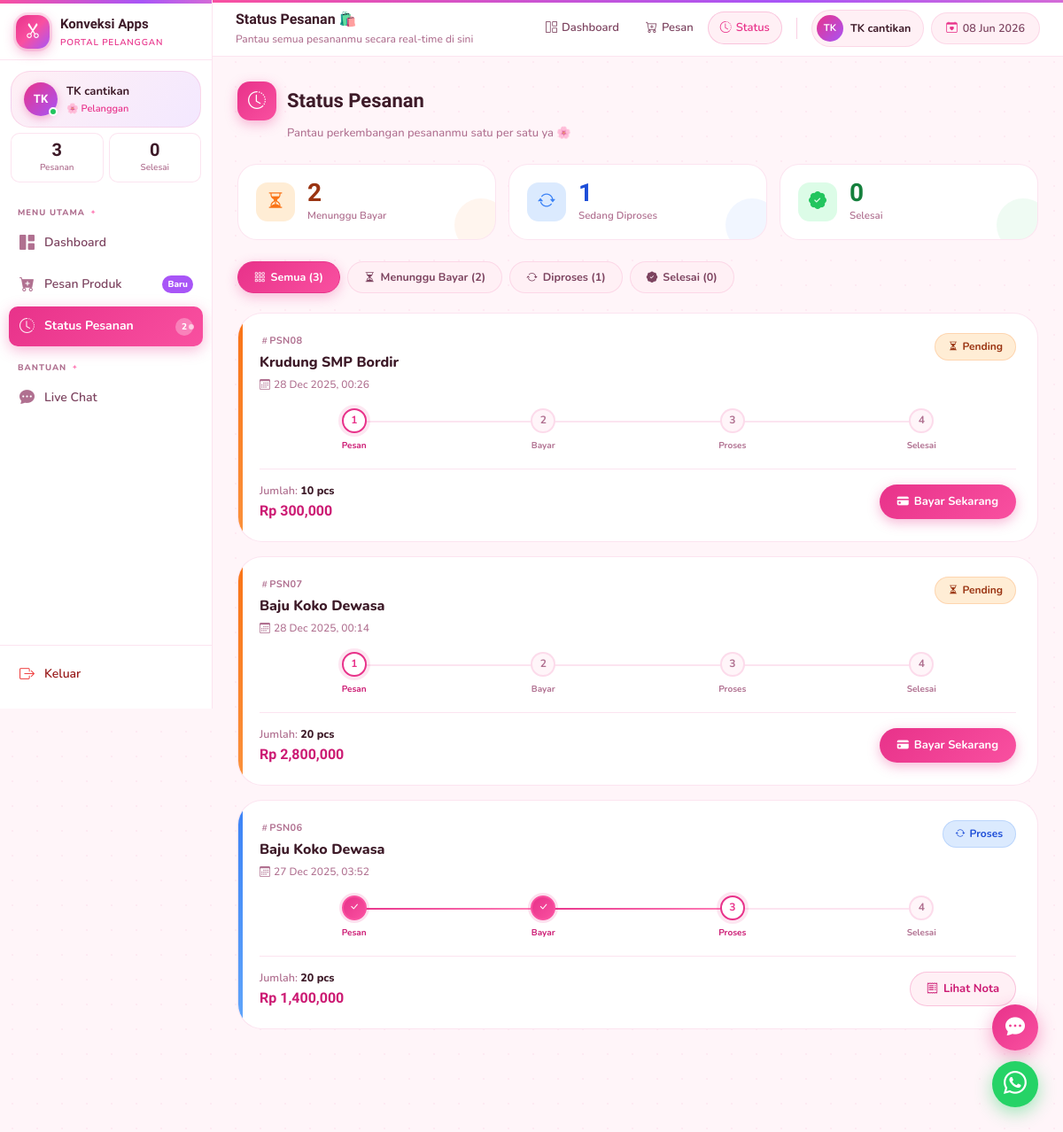
/pelanggan/status_pesanan.php (signed in), run on the app's committed database.
### tables this page shows
CREATE TABLE `detail_pesanan` (
  `ID_DETAIL` int(11) NOT NULL,
  `ID_PESANAN` varchar(10) DEFAULT NULL,
  `ID_PRODUK` varchar(10) DEFAULT NULL,
  `JUMLAH` int(11) NOT NULL,
  `UKURAN` varchar(10) DEFAULT NULL,
  `SUBTOTAL` decimal(10,0) NOT NULL
);

CREATE TABLE `pesanan` (
  `ID_PESANAN` varchar(10) NOT NULL,
  `ID_OWNER` varchar(10) DEFAULT NULL,
  `ID_PELANGGAN` varchar(10) DEFAULT NULL,
  `WAKTU_PESAN` datetime NOT NULL,
  `TOTAL_HARGA` decimal(10,0) NOT NULL,
  `STATUS` varchar(10) NOT NULL,
  `ID_PENJAHIT` varchar(10) DEFAULT NULL
);

CREATE TABLE `produk` (
  `ID_PRODUK` varchar(10) NOT NULL COMMENT 'ID unik untuk produk',
  `NAMA_PRODUK` varchar(25) NOT NULL COMMENT 'Nama produk',
  `JENIS_BAHAN` varchar(25) NOT NULL COMMENT 'Jenis bahan yang digunakan',
  `UKURAN` varchar(100) NOT NULL COMMENT 'Ukuran produk',
  `HARGA` decimal(10,2) NOT NULL COMMENT 'Harga produk'
);

### pelanggan/status_pesanan.php (the view, shortened to what this page needs)
<?php
include "../config/koneksi.php";
$id_pelanggan = $_SESSION['id'];
$nama_user    = $_SESSION['user'];
$initials     = strtoupper(substr($nama_user, 0, 2));
$total_pesan   = mysqli_fetch_assoc(mysqli_query($koneksi, "SELECT COUNT(*) AS n FROM pesanan WHERE ID_PELANGGAN='$id_pelanggan'"))['n'];
$total_pending = mysqli_fetch_assoc(mysqli_query($koneksi, "SELECT COUNT(*) AS n FROM pesanan WHERE ID_PELANGGAN='$id_pelanggan' AND STATUS='Pending'"))['n'];
$total_proses  = mysqli_fetch_assoc(mysqli_query($koneksi, "SELECT COUNT(*) AS n FROM pesanan WHERE ID_PELANGGAN='$id_pelanggan' AND STATUS='Proses'"))['n'];
$total_selesai = mysqli_fetch_assoc(mysqli_query($koneksi, "SELECT COUNT(*) AS n FROM pesanan WHERE ID_PELANGGAN='$id_pelanggan' AND STATUS='Selesai'"))['n'];
$q_status = mysqli_query($koneksi, "SELECT p.*, pr.NAMA_PRODUK, dp.JUMLAH
    FROM pesanan p
    JOIN detail_pesanan dp ON p.ID_PESANAN = dp.ID_PESANAN
    JOIN produk pr ON dp.ID_PRODUK = pr.ID_PRODUK
    WHERE p.ID_PELANGGAN = '$id_pelanggan'
    ORDER BY p.WAKTU_PESAN DESC");
$pesanan_list = [];
while ($s = mysqli_fetch_assoc($q_status)) $pesanan_list[] = $s;
?>
<!DOCTYPE html>
<html lang="id">
<head>
<link href="https://cdn.jsdelivr.net/npm/bootstrap-icons@1.11.3/font/bootstrap-icons.css" rel="stylesheet">
</head>
<body>
<aside class="sidebar">
    <a href="dashboard.php" class="sb-brand">
        <div class="brand-mark"><i class="bi bi-scissors"></i></div>
        <div>
            <div class="brand-name">Konveksi Apps</div>
            <div class="brand-sub">Portal Pelanggan</div>
        </div>
    </a>
    <div class="sb-user">
        <div class="user-av"><?= $initials ?></div>
        <div style="overflow:hidden;min-width:0">
            <div class="user-name"><?= htmlspecialchars($nama_user) ?></div>
            <div class="user-role">🌸 Pelanggan</div>
        </div>
    </div>
    <div class="sb-mini-stats">
        <div class="sb-mini-stat">
            <div class="sb-mini-n"><?= $total_pesan ?></div>
            <div class="sb-mini-l">Pesanan</div>
        </div>
        <div class="sb-mini-stat">
            <div class="sb-mini-n"><?= $total_selesai ?></div>
            <div class="sb-mini-l">Selesai</div>
        </div>
    </div>
    <nav class="sb-nav">
        <div class="nav-group-label">Menu Utama</div>
        <a class="nav-item" href="dashboard.php"><i class="bi bi-grid-1x2-fill"></i> Dashboard</a>
        <a class="nav-item" href="pesan.php">
            <i class="bi bi-cart-plus-fill"></i> Pesan Produk
            <span class="nav-pill pill-new">Baru</span>
        </a>
        <a class="nav-item active" href="status_pesanan.php">
            <i class="bi bi-clock-history"></i> Status Pesanan
            <?php if ($total_pending > 0): ?><span class="nav-pill pill-pink pulse"><?= $total_pending ?></span><?php endif; ?>
        </a>
        <div class="nav-group-label">Bantuan</div>
        <a class="nav-item" href="chat.php"><i class="bi bi-chat-dots-fill"></i> Live Chat</a>
    </nav>
    <div class="sb-footer">
        <a class="nav-item logout" href="../auth/logout.php"><i class="bi bi-box-arrow-right"></i> Keluar</a>
    </div>
</aside>
<header class="topbar">
    <div class="tb-greeting">
        <div class="tb-hello">Status Pesanan 🛍️</div>
        <div class="tb-sub">Pantau semua pesananmu secara real-time di sini</div>
    </div>
    <nav class="tb-nav">
        <a class="tb-nav-item" href="dashboard.php"><i class="bi bi-grid-1x2"></i> Dashboard</a>
        <a class="tb-nav-item" href="pesan.php"><i class="bi bi-cart-plus"></i> Pesan</a>
        <a class="tb-nav-item active" href="status_pesanan.php"><i class="bi bi-clock-history"></i> Status</a>
    </nav>
    <div class="tb-actions">
        <div class="user-chip">
            <div class="chip-av"><?= $initials ?></div>
            <span class="chip-name"><?= htmlspecialchars($nama_user) ?></span>
        </div>
        <div class="date-pill"><i class="bi bi-calendar-heart"></i> <?= date('d M Y') ?></div>
    </div>
</header>
<main class="main">
<div class="content">
    <div class="page-hd">
        <div class="page-title-row">
            <div class="page-title-icon"><i class="bi bi-clock-history"></i></div>
            <div class="page-title">Status Pesanan</div>
        </div>
        <div class="page-sub">Pantau perkembangan pesananmu satu per satu ya 🌸</div>
    </div>
    <div class="stat-row">
        <div class="stat-card sc-orange">
            <div class="sc-icon"><i class="bi bi-hourglass-split"></i></div>
            <div>
                <div class="sc-num"><?= $total_pending ?></div>
                <div class="sc-lbl">Menunggu Bayar</div>
            </div>
        </div>
        <div class="stat-card sc-blue">
            <div class="sc-icon"><i class="bi bi-arrow-repeat"></i></div>
            <div>
                <div class="sc-num"><?= $total_proses ?></div>
                <div class="sc-lbl">Sedang Diproses</div>
            </div>
        </div>
        <div class="stat-card sc-green">
            <div class="sc-icon"><i class="bi bi-patch-check-fill"></i></div>
            <div>
                <div class="sc-num"><?= $total_selesai ?></div>
                <div class="sc-lbl">Selesai</div>
            </div>
        </div>
    </div>
    <div class="filter-pills">
        <div class="fpill active" onclick="filterPesanan('semua', this)">
            <i class="bi bi-grid-3x3-gap"></i> Semua (<?= count($pesanan_list) ?>)
        </div>
        <div class="fpill" onclick="filterPesanan('pending', this)">
            <i class="bi bi-hourglass-split"></i> Menunggu Bayar (<?= $total_pending ?>)
        </div>
        <div class="fpill" onclick="filterPesanan('proses', this)">
            <i class="bi bi-arrow-repeat"></i> Diproses (<?= $total_proses ?>)
        </div>
        <div class="fpill" onclick="filterPesanan('selesai', this)">
            <i class="bi bi-patch-check-fill"></i> Selesai (<?= $total_selesai ?>)
        </div>
    </div>
    <div id="pesananContainer">
        <?php if (count($pesanan_list) > 0): ?>
            <?php foreach ($pesanan_list as $idx => $s):
                $st = strtolower($s['STATUS']);
                if ($st == 'selesai')     { $badge_cls = 'badge-selesai'; $badge_icon = 'patch-check-fill'; }
                elseif ($st == 'proses')  { $badge_cls = 'badge-proses';  $badge_icon = 'arrow-repeat'; }
                else                      { $badge_cls = 'badge-pending'; $badge_icon = 'hourglass-split'; }
                $steps   = ['Pesan', 'Bayar', 'Proses', 'Selesai'];
                $step_no = ($st=='selesai') ? 4 : (($st=='proses') ? 3 : 1);
            ?>
            <div class="pesanan-card <?= $st ?>" data-status="<?= $st ?>" style="animation-delay:<?= 0.05 * $idx ?>s">
                <div class="pesanan-top">
                    <div>
                        <div class="pesanan-id"><i class="bi bi-hash"></i><?= htmlspecialchars($s['ID_PESANAN']) ?></div>
                        <div class="pesanan-nama"><?= htmlspecialchars($s['NAMA_PRODUK']) ?></div>
                        <div class="pesanan-tgl"><i class="bi bi-calendar3" style="margin-right:4px"></i><?= date('d M Y, H:i', strtotime($s['WAKTU_PESAN'])) ?></div>
                    </div>
                    <span class="badge <?= $badge_cls ?>"><i class="bi bi-<?= $badge_icon ?>"></i> <?= htmlspecialchars($s['STATUS']) ?></span>
                </div>
                <div class="stepper">
                    <?php foreach ($steps as $i => $label):
                        $sn  = $i + 1;
                        $cls = ($sn < $step_no) ? 'done' : (($sn == $step_no) ? 'active' : '');
                    ?>
                    <div class="step-item <?= $cls ?>">
                        <div class="step-circle">
                            <?php if ($sn < $step_no): ?>
                                <i class="bi bi-check-lg" style="font-size:11px"></i>
                            <?php else: ?>
                                <?= $sn ?>
                            <?php endif; ?>
                        </div>
                        <div class="step-label"><?= $label ?></div>
                    </div>
                    <?php endforeach; ?>
                </div>
                <div class="pesanan-footer">
                    <div>
                        <div class="pesanan-meta">Jumlah: <span><?= htmlspecialchars($s['JUMLAH']) ?> pcs</span></div>
                        <?php if (!empty($s['TOTAL_HARGA'])): ?>
                        <div class="pesanan-harga">Rp <?= number_format($s['TOTAL_HARGA']) ?></div>
                        <?php endif; ?>
                    </div>
                    <div>
                        <?php if ($s['STATUS'] == 'Pending'): ?>
                            <a href="bayar.php?id=<?= $s['ID_PESANAN'] ?>" class="btn-bayar">
                                <i class="bi bi-credit-card-fill"></i> Bayar Sekarang
                            </a>
                        <?php else: ?>
                            <a href="nota.php?id=<?= $s['ID_PESANAN'] ?>" class="btn-nota">
                                <i class="bi bi-receipt"></i> Lihat Nota
                            </a>
                        <?php endif; ?>
                    </div>
                </div>
            </div>
            <?php endforeach; ?>
        <?php endif; ?>
    </div>
</div>
</main>
<a class="float-chat" href="chat.php" title="Live Chat">
    <i class="bi bi-chat-dots-fill"></i>
</a>
<a class="float-wa" href="https://wa.me/62895414630496" target="_blank" title="WhatsApp">
    <i class="bi bi-whatsapp"></i>
</a>
</body>
</html>

### data on the page
detail_pesanan: ID_PESANAN.ID_PESANAN "PSN08", ID_PRODUK.NAMA_PRODUK "Krudung SMP Bordir", ID_PESANAN.WAKTU_PESAN "28 Dec 2025, 00:26", ID_PESANAN.STATUS "Pending", sn "1", label "Pesan", sn "2", label "Bayar", sn "3", label "Proses", sn "4", label "Selesai", JUMLAH "10", ID_PESANAN.TOTAL_HARGA "300,000"
detail_pesanan: ID_PESANAN.ID_PESANAN "PSN07", ID_PRODUK.NAMA_PRODUK "Baju Koko Dewasa", ID_PESANAN.WAKTU_PESAN "28 Dec 2025, 00:14", ID_PESANAN.STATUS "Pending", sn "1", label "Pesan", sn "2", label "Bayar", sn "3", label "Proses", sn "4", label "Selesai", JUMLAH "20", ID_PESANAN.TOTAL_HARGA "2,800,000"
detail_pesanan: ID_PESANAN.ID_PESANAN "PSN06", ID_PRODUK.NAMA_PRODUK "Baju Koko Dewasa", ID_PESANAN.WAKTU_PESAN "27 Dec 2025, 03:52", ID_PESANAN.STATUS "Proses", label "Pesan", label "Bayar", sn "3", label "Proses", sn "4", label "Selesai", JUMLAH "20", ID_PESANAN.TOTAL_HARGA "1,400,000"

### other printed values
$initials "TK"
$nama_user "TK cantikan"
$total_pesan "3"
$total_selesai "0"
$total_pending "2"
$total_proses "1"
count($pesanan_list) "3"
